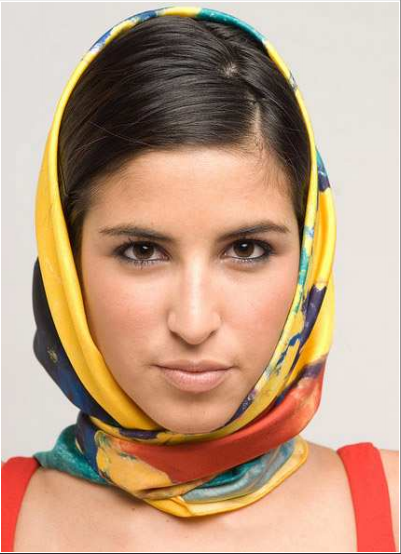
#> input picture data/girl.PNG, 401 x 554 px, found by its file name
$ python main.py
#> lines starting #> are read from the running program, lines starting #| are printed output that depends on the picture
### pymeanshift.py
#
#  Python Module for Mean Shift Image Segmentation (PyMeanShift)
#  Copyright (C) 2012 by Frederic Jean
#
#  PyMeanShift is free software: you can redistribute it and/or modify
#  it under the terms of the GNU General Public License as published
#  by the Free Software Foundation, either version 3 of the License,
#  or (at your option) any later version.
#
#  PyMeanShift is distributed in the hope that it will be useful,
#  but WITHOUT ANY WARRANTY; without even the implied warranty of
#  MERCHANTABILITY or FITNESS FOR A PARTICULAR PURPOSE.  See the
#  GNU General Public License for more details.
#
#  You should have received a copy of the GNU General Public License
#  along with PyMeanShift.  If not, see <http://www.gnu.org/licenses/>.
#

import _pymeanshift

__version__ = '0.2.1'
__version_info__ = tuple([ int(num) for num in __version__.split('.')])

'''
Python Extension for Mean Shift Image Segmentation (PyMeanShift)

The mean shift algorithm and its implementation in C++ are by
Chris M. Christoudias and Bogdan Georgescu. The PyMeanShift extension
provides a Python interface  to the meanshift C++ implementation
using Numpy arrays.

For details on the algorithm:
D. Comanicu, P. Meer: "Mean shift: A robust approach toward feature space analysis".
IEEE Transactions on Pattern Analysis and Machine Intelligence, May 2002.
'''

SPEEDUP_NO = _pymeanshift.SPEEDUP_NO
SPEEDUP_MEDIUM = _pymeanshift.SPEEDUP_MEDIUM
SPEEDUP_HIGH = _pymeanshift.SPEEDUP_HIGH


def segment(image, spatial_radius, range_radius, min_density, speedup_level=SPEEDUP_HIGH):
    '''
    Segment the input image (color or grayscale).

    Keyword arguments:
    image -- Input image (2-D or 3-D numpy array or compatible).
    spatial_radius -- Spatial radius of the search window (integer).
    range_radius -- Range radius of the search window (float).
    min_density -- The minimum point density of a region in the segmented
                   image (integer).
    speedup_level -- Filtering optimization level for fast execution
                     (default: high). See SpeedUpLevel.

    Return value: tuple (segmented, labels, nb_regions)
    segmented -- Image (Numpy array) where the color (or grayscale) of the
                 regions is the mean value of the pixels belonging to a region.
    labels -- Image (2-D Numpy array, 32 unsigned bits per element) where a
              pixel value correspond to the region number the pixel belongs to.
    nb_regions -- The number of regions found by the mean shift algorithm.

    NOTES: To avoid unnecessary image conversions when the function is called,
    make sure the input image array is 8 unsigned bits per pixel and is
    contiguous in memory.

    '''
    return _pymeanshift.segment(image, spatial_radius, range_radius, min_density, speedup_level)


class Segmenter(object):
    '''
    Segmenter class using the mean shift algorithm to segment image
    '''

    # [110 lines left out: functions __init__, __call__, __str__, __repr__, spatial_radius, spatial_radius and 6 more, not called in this run]

### main.py
import numpy as np
import cv2
import pymeanshift as pms

filename = 'data/girl.png'

showAllImages = False

# Parameters
outlinesOnly = False  # instead of ink patches, draw outlines (for good results, adapt grayscaleMethod)
useSegmentedImage = False  # use segmented image as basis for inking

grayscaleMethod = 1  # 0: default, 1: MaxDecomposition, 2: desaturation
increaseContrast = False

# Some Fine-tuning parameters, most of them are defined inline
# Outlines only
dogSigma = 2  # the smaller gaussian kernel size for DoG
dogK = 1.6  # small/large gaussian kernel size for DoG
# Bilateral filter for inking
d = 50
sigmaColor = 75
sigmaSpace = 200
# Morphing, Post-processing
openingDiameter = 6


def rgb2gray(img):
    if grayscaleMethod == 2:
        # Desaturation
        sums = np.max(img, axis=2).astype(np.dtype('uint16')) + np.min(img, axis=2)
        return (sums / 2).astype(np.dtype('uint8'))
    if grayscaleMethod == 1:
        # MaxDecomposition
        return np.max(img, axis=2)
    else:
        # Default
        return cv2.cvtColor(img, cv2.COLOR_BGR2GRAY)


def segmentImage(img, path):
    print("Preprocessing...")
    pre = cv2.medianBlur(img, 5)
    pre = cv2.pyrMeanShiftFiltering(pre, 15, 25)
    if showAllImages:
        cv2.imshow("Pre-Segmentation", img)

    print("Segmenting...")
    (spatial, range, density) = (8, 8, 250)
    (segmented_image, labels_image, number_regions) = pms.segment(pre, spatial_radius=spatial,
                                                                  range_radius=range, min_density=density)
    segmented_image = cv2.medianBlur(segmented_image, 7)
    cv2.imwrite(path, segmented_image)
    return segmented_image


split = filename.split('.')
segmentedImagePath = split[0] + '_segmented.' + ".".join(split[1:])

print("Reading...")
img = cv2.imread(filename)
#> img is the input picture: shape (554, 401, 3); mean B, G, R 133.5, 158.7, 191.6
if img is None:
    print("File not found! Exiting...")
    exit(1)

print("Checking for existing segmented image...")
segmented_image = cv2.imread(segmentedImagePath)
if segmented_image is None:
    print("No existing segmented image --> Creating one")
    segmented_image = segmentImage(img, segmentedImagePath)
#> in segmentImage, `pre = cv2.pyrMeanShiftFiltering(pre, 15, 25)`:
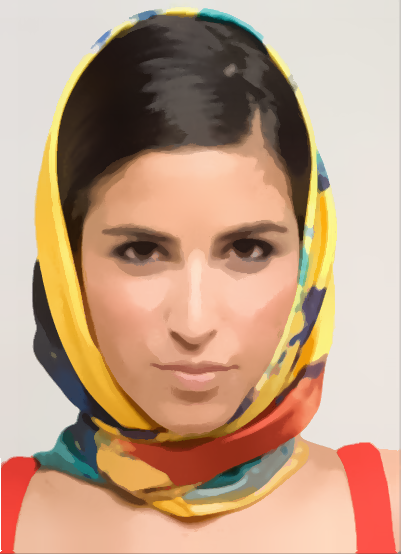
#> pre: shape (554, 401, 3); mean B, G, R 134.1, 159.3, 192.7
#> (the run stopped early here; a loop or call above may not have finished)

$ run again, with data/cat.jpg saved as data/girl.PNG
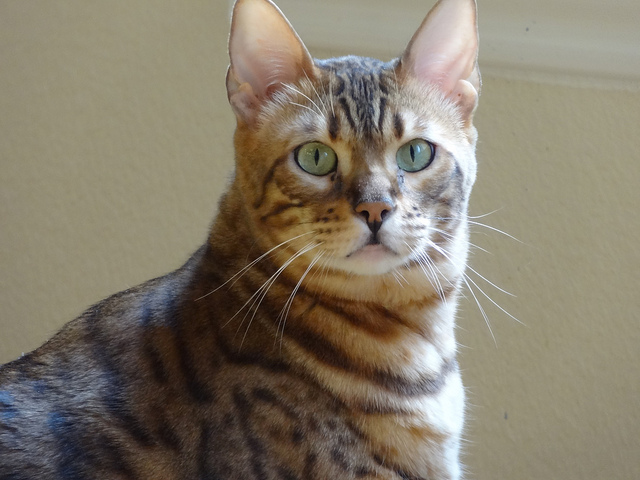
#> input picture data/cat.jpg, 640 x 480 px, found by its file name
#> img is the input picture: shape (480, 640, 3); mean B, G, R 106.9, 123.3, 132.1
#> in segmentImage, `pre = cv2.pyrMeanShiftFiltering(pre, 15, 25)`:
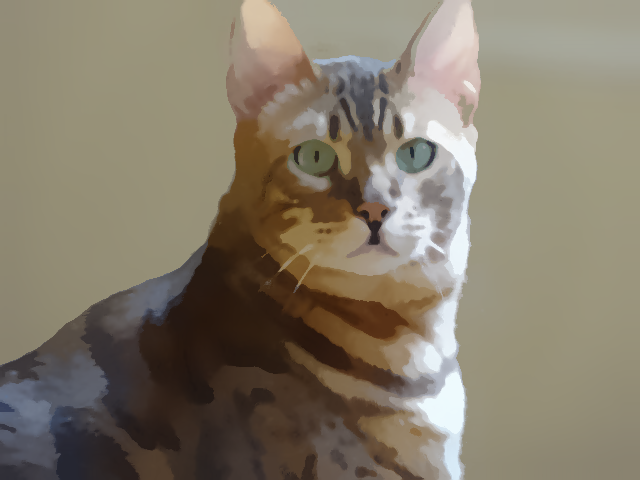
#> pre: shape (480, 640, 3); mean B, G, R 106.4, 123.2, 132.2
